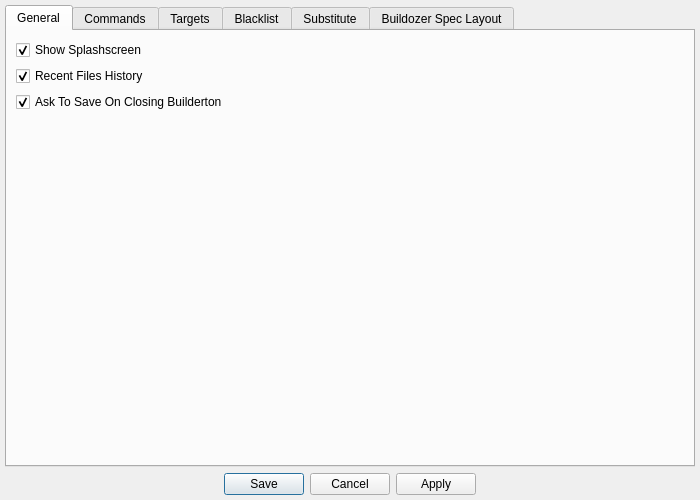
<?xml version="1.0" encoding="UTF-8"?>
<ui version="4.0">
 <class>SettingsDialog</class>
 <widget class="QDialog" name="SettingsDialog">
  <property name="enabled">
   <bool>true</bool>
  </property>
  <property name="geometry">
   <rect>
    <x>0</x>
    <y>0</y>
    <width>700</width>
    <height>500</height>
   </rect>
  </property>
  <property name="windowTitle">
   <string>Settings</string>
  </property>
  <layout class="QVBoxLayout" name="verticalLayout_2">
   <property name="leftMargin">
    <number>0</number>
   </property>
   <property name="topMargin">
    <number>0</number>
   </property>
   <property name="rightMargin">
    <number>0</number>
   </property>
   <property name="bottomMargin">
    <number>0</number>
   </property>
   <item>
    <layout class="QVBoxLayout" name="verticalLayout">
     <property name="leftMargin">
      <number>5</number>
     </property>
     <property name="topMargin">
      <number>5</number>
     </property>
     <property name="rightMargin">
      <number>5</number>
     </property>
     <property name="bottomMargin">
      <number>5</number>
     </property>
     <item>
      <widget class="QTabWidget" name="tabWidget">
       <property name="enabled">
        <bool>true</bool>
       </property>
       <property name="currentIndex">
        <number>0</number>
       </property>
       <widget class="QWidget" name="tab_3">
        <attribute name="title">
         <string>General</string>
        </attribute>
        <layout class="QGridLayout" name="gridLayout_4">
         <item row="2" column="0">
          <widget class="QCheckBox" name="checkBox_AskSaveOnClose">
           <property name="enabled">
            <bool>true</bool>
           </property>
           <property name="text">
            <string>Ask To Save On Closing Builderton</string>
           </property>
           <property name="checked">
            <bool>true</bool>
           </property>
          </widget>
         </item>
         <item row="1" column="0">
          <widget class="QCheckBox" name="checkBox_RecentFiles">
           <property name="text">
            <string>Recent Files History</string>
           </property>
           <property name="checked">
            <bool>true</bool>
           </property>
          </widget>
         </item>
         <item row="0" column="0">
          <widget class="QCheckBox" name="checkBox_SplashScreen">
           <property name="enabled">
            <bool>true</bool>
           </property>
           <property name="text">
            <string>Show Splashscreen</string>
           </property>
           <property name="checked">
            <bool>true</bool>
           </property>
          </widget>
         </item>
         <item row="4" column="0">
          <spacer name="verticalSpacer_2">
           <property name="orientation">
            <enum>Qt::Vertical</enum>
           </property>
           <property name="sizeHint" stdset="0">
            <size>
             <width>20</width>
             <height>40</height>
            </size>
           </property>
          </spacer>
         </item>
        </layout>
       </widget>
       <widget class="QWidget" name="tab">
        <attribute name="title">
         <string>Commands</string>
        </attribute>
        <layout class="QGridLayout" name="gridLayout_3">
         <item row="1" column="0">
          <widget class="QCheckBox" name="checkBox_Distclean">
           <property name="enabled">
            <bool>true</bool>
           </property>
           <property name="text">
            <string>Distclean</string>
           </property>
          </widget>
         </item>
         <item row="9" column="0">
          <widget class="QCheckBox" name="checkBox_Terminal">
           <property name="enabled">
            <bool>true</bool>
           </property>
           <property name="text">
            <string>Term</string>
           </property>
          </widget>
         </item>
         <item row="2" column="1">
          <widget class="QLineEdit" name="lineEdit_Clean">
           <property name="enabled">
            <bool>false</bool>
           </property>
           <property name="text">
            <string>buildozer {target} clean</string>
           </property>
          </widget>
         </item>
         <item row="10" column="1">
          <spacer name="verticalSpacer">
           <property name="orientation">
            <enum>Qt::Vertical</enum>
           </property>
           <property name="sizeHint" stdset="0">
            <size>
             <width>20</width>
             <height>40</height>
            </size>
           </property>
          </spacer>
         </item>
         <item row="4" column="1">
          <widget class="QLineEdit" name="lineEdit_Deploy">
           <property name="enabled">
            <bool>false</bool>
           </property>
           <property name="text">
            <string>buildozer {target} deploy</string>
           </property>
          </widget>
         </item>
         <item row="5" column="0">
          <widget class="QCheckBox" name="checkBox_Run">
           <property name="enabled">
            <bool>true</bool>
           </property>
           <property name="text">
            <string>Run</string>
           </property>
          </widget>
         </item>
         <item row="5" column="1">
          <widget class="QLineEdit" name="lineEdit_Run">
           <property name="enabled">
            <bool>false</bool>
           </property>
           <property name="text">
            <string>buildozer {target} run</string>
           </property>
          </widget>
         </item>
         <item row="6" column="1">
          <widget class="QLineEdit" name="lineEdit_Serve">
           <property name="enabled">
            <bool>false</bool>
           </property>
           <property name="text">
            <string>buildozer {target} serve</string>
           </property>
          </widget>
         </item>
         <item row="4" column="0">
          <widget class="QCheckBox" name="checkBox_Deploy">
           <property name="enabled">
            <bool>true</bool>
           </property>
           <property name="text">
            <string>Deploy</string>
           </property>
          </widget>
         </item>
         <item row="6" column="0">
          <widget class="QCheckBox" name="checkBox_Serve">
           <property name="enabled">
            <bool>true</bool>
           </property>
           <property name="text">
            <string>Serve</string>
           </property>
          </widget>
         </item>
         <item row="3" column="0">
          <widget class="QCheckBox" name="checkBox_Build">
           <property name="enabled">
            <bool>true</bool>
           </property>
           <property name="text">
            <string>Build</string>
           </property>
          </widget>
         </item>
         <item row="1" column="1">
          <widget class="QLineEdit" name="lineEdit_Distclean">
           <property name="enabled">
            <bool>false</bool>
           </property>
           <property name="text">
            <string>buildozer distclean</string>
           </property>
          </widget>
         </item>
         <item row="8" column="1">
          <widget class="QLabel" name="label_10">
           <property name="text">
            <string>Override terminal. This command is prepended to the buildozer commands</string>
           </property>
          </widget>
         </item>
         <item row="9" column="1">
          <widget class="QLineEdit" name="lineEdit_Terminal">
           <property name="enabled">
            <bool>false</bool>
           </property>
           <property name="text">
            <string>xterm -hold -e </string>
           </property>
          </widget>
         </item>
         <item row="7" column="1">
          <widget class="QLabel" name="label_11">
           <property name="text">
            <string/>
           </property>
          </widget>
         </item>
         <item row="2" column="0">
          <widget class="QCheckBox" name="checkBox_Clean">
           <property name="enabled">
            <bool>true</bool>
           </property>
           <property name="text">
            <string>Clean</string>
           </property>
          </widget>
         </item>
         <item row="3" column="1">
          <widget class="QLineEdit" name="lineEdit_Build">
           <property name="enabled">
            <bool>false</bool>
           </property>
           <property name="text">
            <string>buildozer {target} {buildmode}</string>
           </property>
          </widget>
         </item>
         <item row="0" column="1">
          <widget class="QLabel" name="label_6">
           <property name="text">
            <string>Override buildozer commands</string>
           </property>
          </widget>
         </item>
         <item row="2" column="2">
          <widget class="QPushButton" name="default_Clean">
           <property name="text">
            <string>Default</string>
           </property>
          </widget>
         </item>
         <item row="3" column="2">
          <widget class="QPushButton" name="default_Build">
           <property name="text">
            <string>Default</string>
           </property>
          </widget>
         </item>
         <item row="4" column="2">
          <widget class="QPushButton" name="default_Deploy">
           <property name="text">
            <string>Default</string>
           </property>
          </widget>
         </item>
         <item row="5" column="2">
          <widget class="QPushButton" name="default_Run">
           <property name="text">
            <string>Default</string>
           </property>
          </widget>
         </item>
         <item row="6" column="2">
          <widget class="QPushButton" name="default_Serve">
           <property name="text">
            <string>Default</string>
           </property>
          </widget>
         </item>
         <item row="9" column="2">
          <widget class="QPushButton" name="default_Terminal">
           <property name="text">
            <string>Default</string>
           </property>
          </widget>
         </item>
         <item row="1" column="2">
          <widget class="QPushButton" name="default_Distclean">
           <property name="text">
            <string>Default</string>
           </property>
          </widget>
         </item>
        </layout>
       </widget>
       <widget class="QWidget" name="tab_2">
        <attribute name="title">
         <string>Targets</string>
        </attribute>
        <layout class="QGridLayout" name="gridLayout_2">
         <item row="5" column="1">
          <widget class="QPlainTextEdit" name="textEdit_CustomTarget"/>
         </item>
         <item row="1" column="1">
          <widget class="QLabel" name="label_3">
           <property name="text">
            <string>Add your custom own target names.</string>
           </property>
          </widget>
         </item>
         <item row="3" column="1">
          <widget class="QLabel" name="label_4">
           <property name="text">
            <string>Target names are split by a newline or a comma. For example: android_small, ios_test</string>
           </property>
          </widget>
         </item>
         <item row="0" column="1">
          <widget class="QLabel" name="label_5">
           <property name="text">
            <string>This feature is intended for buildozer developers. Target names will appear in the target drop-down menu.</string>
           </property>
          </widget>
         </item>
        </layout>
       </widget>
       <widget class="QWidget" name="tabBlacklist">
        <attribute name="title">
         <string>Blacklist</string>
        </attribute>
        <layout class="QGridLayout" name="gridLayout_5">
         <item row="1" column="0">
          <widget class="QCheckBox" name="checkBox_BlacklistApp">
           <property name="text">
            <string>Use App blacklist</string>
           </property>
          </widget>
         </item>
         <item row="4" column="0">
          <widget class="QCheckBox" name="checkBox_BlacklistBuildozer">
           <property name="text">
            <string>Use Buildozer blacklist</string>
           </property>
          </widget>
         </item>
         <item row="3" column="0">
          <widget class="QPlainTextEdit" name="textEdit_BlacklistApp">
           <property name="enabled">
            <bool>false</bool>
           </property>
          </widget>
         </item>
         <item row="6" column="0">
          <widget class="QPlainTextEdit" name="textEdit_BlacklistBuildozer">
           <property name="enabled">
            <bool>false</bool>
           </property>
          </widget>
         </item>
         <item row="2" column="0">
          <widget class="QLabel" name="label_7">
           <property name="text">
            <string>Ignore keys under the [app] section e.g. p4a.dir, p4a.branch</string>
           </property>
          </widget>
         </item>
         <item row="5" column="0">
          <widget class="QLabel" name="label_8">
           <property name="text">
            <string>Ignore keys under the [buildozer] section e.g. log_level, bin_dir</string>
           </property>
          </widget>
         </item>
         <item row="0" column="0">
          <widget class="QLabel" name="label_9">
           <property name="text">
            <string>Blacklist config keys by skipping writing them to spec file when saving</string>
           </property>
          </widget>
         </item>
        </layout>
       </widget>
       <widget class="QWidget" name="tab_4">
        <attribute name="title">
         <string>Substitute</string>
        </attribute>
        <layout class="QGridLayout" name="gridLayout_7">
         <item row="1" column="0">
          <widget class="QCheckBox" name="checkBox_SubBuildozer">
           <property name="text">
            <string>Substitute key names under [buiildozer] section</string>
           </property>
          </widget>
         </item>
         <item row="0" column="0">
          <layout class="QGridLayout" name="gridLayout_6">
           <item row="0" column="1">
            <widget class="QLabel" name="label_12">
             <property name="text">
              <string>You substitute config keys with your own. e.g. p4a.dir=p4a.dir2 will change p4a.dir to p4a.dir2</string>
             </property>
            </widget>
           </item>
           <item row="2" column="1">
            <widget class="QPlainTextEdit" name="textEdit_SubApp">
             <property name="enabled">
              <bool>false</bool>
             </property>
            </widget>
           </item>
           <item row="1" column="1">
            <widget class="QCheckBox" name="checkBox_SubApp">
             <property name="text">
              <string>Substitute key names under [app] section</string>
             </property>
            </widget>
           </item>
          </layout>
         </item>
         <item row="2" column="0">
          <widget class="QPlainTextEdit" name="textEdit_SubBuildozer">
           <property name="enabled">
            <bool>false</bool>
           </property>
          </widget>
         </item>
        </layout>
       </widget>
       <widget class="QWidget" name="tabTemplate">
        <attribute name="title">
         <string>Buildozer Spec Layout</string>
        </attribute>
        <layout class="QVBoxLayout" name="verticalLayout_3">
         <property name="leftMargin">
          <number>0</number>
         </property>
         <property name="topMargin">
          <number>0</number>
         </property>
         <property name="rightMargin">
          <number>0</number>
         </property>
         <property name="bottomMargin">
          <number>0</number>
         </property>
         <item>
          <widget class="QScrollArea" name="scrollArea">
           <property name="frameShape">
            <enum>QFrame::NoFrame</enum>
           </property>
           <property name="widgetResizable">
            <bool>true</bool>
           </property>
           <widget class="QWidget" name="scrollAreaWidgetContents">
            <property name="geometry">
             <rect>
              <x>0</x>
              <y>0</y>
              <width>684</width>
              <height>426</height>
             </rect>
            </property>
            <layout class="QVBoxLayout" name="verticalLayout_4">
             <property name="leftMargin">
              <number>5</number>
             </property>
             <property name="topMargin">
              <number>5</number>
             </property>
             <property name="rightMargin">
              <number>5</number>
             </property>
             <property name="bottomMargin">
              <number>5</number>
             </property>
             <item>
              <widget class="QLabel" name="label">
               <property name="text">
                <string>You can define a custom spec layout</string>
               </property>
              </widget>
             </item>
             <item>
              <widget class="QLabel" name="label_2">
               <property name="text">
                <string>Note: Commented lines must begin with #</string>
               </property>
              </widget>
             </item>
             <item>
              <widget class="QCheckBox" name="checkBox_CustomSpec">
               <property name="text">
                <string>Use custom spec layout</string>
               </property>
               <property name="checked">
                <bool>false</bool>
               </property>
              </widget>
             </item>
             <item>
              <widget class="QWidget" name="widget" native="true">
               <layout class="QHBoxLayout" name="horizontalLayout">
                <item>
                 <layout class="QGridLayout" name="gridLayout">
                  <item row="6" column="2">
                   <widget class="QTextEdit" name="textEdit_CustomSpec">
                    <property name="enabled">
                     <bool>false</bool>
                    </property>
                    <property name="html">
                     <string>&lt;!DOCTYPE HTML PUBLIC &quot;-//W3C//DTD HTML 4.0//EN&quot; &quot;http://www.w3.org/TR/REC-html40/strict.dtd&quot;&gt;
&lt;html&gt;&lt;head&gt;&lt;meta name=&quot;qrichtext&quot; content=&quot;1&quot; /&gt;&lt;style type=&quot;text/css&quot;&gt;
p, li { white-space: pre-wrap; }
&lt;/style&gt;&lt;/head&gt;&lt;body style=&quot; font-family:'MS Shell Dlg 2'; font-size:7.8pt; font-weight:400; font-style:normal;&quot;&gt;
&lt;p style=&quot; margin-top:0px; margin-bottom:0px; margin-left:0px; margin-right:0px; -qt-block-indent:0; text-indent:0px;&quot;&gt;[app]&lt;/p&gt;
&lt;p style=&quot; margin-top:0px; margin-bottom:0px; margin-left:0px; margin-right:0px; -qt-block-indent:0; text-indent:0px;&quot;&gt;{app}&lt;/p&gt;
&lt;p style=&quot;-qt-paragraph-type:empty; margin-top:0px; margin-bottom:0px; margin-left:0px; margin-right:0px; -qt-block-indent:0; text-indent:0px;&quot;&gt;&lt;br /&gt;&lt;/p&gt;
&lt;p style=&quot; margin-top:0px; margin-bottom:0px; margin-left:0px; margin-right:0px; -qt-block-indent:0; text-indent:0px;&quot;&gt;[buildozer]&lt;/p&gt;
&lt;p style=&quot; margin-top:0px; margin-bottom:0px; margin-left:0px; margin-right:0px; -qt-block-indent:0; text-indent:0px;&quot;&gt;{buildozer}&lt;/p&gt;&lt;/body&gt;&lt;/html&gt;</string>
                    </property>
                   </widget>
                  </item>
                  <item row="1" column="2">
                   <layout class="QHBoxLayout" name="horizontalLayout_2"/>
                  </item>
                 </layout>
                </item>
               </layout>
              </widget>
             </item>
             <item>
              <layout class="QHBoxLayout" name="horizontalLayout_3">
               <item>
                <spacer name="horizontalSpacer">
                 <property name="orientation">
                  <enum>Qt::Horizontal</enum>
                 </property>
                 <property name="sizeHint" stdset="0">
                  <size>
                   <width>40</width>
                   <height>20</height>
                  </size>
                 </property>
                </spacer>
               </item>
               <item>
                <widget class="QPushButton" name="default_CustomSpec">
                 <property name="text">
                  <string>Restore Default Layout</string>
                 </property>
                </widget>
               </item>
              </layout>
             </item>
            </layout>
           </widget>
          </widget>
         </item>
        </layout>
       </widget>
      </widget>
     </item>
     <item>
      <widget class="QDialogButtonBox" name="buttonBox">
       <property name="layoutDirection">
        <enum>Qt::LeftToRight</enum>
       </property>
       <property name="orientation">
        <enum>Qt::Horizontal</enum>
       </property>
       <property name="standardButtons">
        <set>QDialogButtonBox::Apply|QDialogButtonBox::Cancel|QDialogButtonBox::Save</set>
       </property>
       <property name="centerButtons">
        <bool>true</bool>
       </property>
      </widget>
     </item>
    </layout>
   </item>
  </layout>
 </widget>
 <resources/>
 <connections>
  <connection>
   <sender>buttonBox</sender>
   <signal>accepted()</signal>
   <receiver>SettingsDialog</receiver>
   <slot>accept()</slot>
   <hints>
    <hint type="sourcelabel">
     <x>258</x>
     <y>494</y>
    </hint>
    <hint type="destinationlabel">
     <x>157</x>
     <y>274</y>
    </hint>
   </hints>
  </connection>
  <connection>
   <sender>buttonBox</sender>
   <signal>rejected()</signal>
   <receiver>SettingsDialog</receiver>
   <slot>reject()</slot>
   <hints>
    <hint type="sourcelabel">
     <x>326</x>
     <y>494</y>
    </hint>
    <hint type="destinationlabel">
     <x>286</x>
     <y>274</y>
    </hint>
   </hints>
  </connection>
  <connection>
   <sender>checkBox_CustomSpec</sender>
   <signal>toggled(bool)</signal>
   <receiver>textEdit_CustomSpec</receiver>
   <slot>setEnabled(bool)</slot>
   <hints>
    <hint type="sourcelabel">
     <x>210</x>
     <y>100</y>
    </hint>
    <hint type="destinationlabel">
     <x>111</x>
     <y>137</y>
    </hint>
   </hints>
  </connection>
  <connection>
   <sender>checkBox_Distclean</sender>
   <signal>toggled(bool)</signal>
   <receiver>lineEdit_Distclean</receiver>
   <slot>setEnabled(bool)</slot>
   <hints>
    <hint type="sourcelabel">
     <x>37</x>
     <y>68</y>
    </hint>
    <hint type="destinationlabel">
     <x>123</x>
     <y>67</y>
    </hint>
   </hints>
  </connection>
  <connection>
   <sender>checkBox_Clean</sender>
   <signal>toggled(bool)</signal>
   <receiver>lineEdit_Clean</receiver>
   <slot>setEnabled(bool)</slot>
   <hints>
    <hint type="sourcelabel">
     <x>39</x>
     <y>103</y>
    </hint>
    <hint type="destinationlabel">
     <x>123</x>
     <y>102</y>
    </hint>
   </hints>
  </connection>
  <connection>
   <sender>checkBox_Build</sender>
   <signal>toggled(bool)</signal>
   <receiver>lineEdit_Build</receiver>
   <slot>setEnabled(bool)</slot>
   <hints>
    <hint type="sourcelabel">
     <x>39</x>
     <y>138</y>
    </hint>
    <hint type="destinationlabel">
     <x>123</x>
     <y>137</y>
    </hint>
   </hints>
  </connection>
  <connection>
   <sender>checkBox_Deploy</sender>
   <signal>toggled(bool)</signal>
   <receiver>lineEdit_Deploy</receiver>
   <slot>setEnabled(bool)</slot>
   <hints>
    <hint type="sourcelabel">
     <x>39</x>
     <y>173</y>
    </hint>
    <hint type="destinationlabel">
     <x>123</x>
     <y>172</y>
    </hint>
   </hints>
  </connection>
  <connection>
   <sender>checkBox_Run</sender>
   <signal>toggled(bool)</signal>
   <receiver>lineEdit_Run</receiver>
   <slot>setEnabled(bool)</slot>
   <hints>
    <hint type="sourcelabel">
     <x>39</x>
     <y>208</y>
    </hint>
    <hint type="destinationlabel">
     <x>123</x>
     <y>207</y>
    </hint>
   </hints>
  </connection>
  <connection>
   <sender>checkBox_Serve</sender>
   <signal>toggled(bool)</signal>
   <receiver>lineEdit_Serve</receiver>
   <slot>setEnabled(bool)</slot>
   <hints>
    <hint type="sourcelabel">
     <x>39</x>
     <y>243</y>
    </hint>
    <hint type="destinationlabel">
     <x>123</x>
     <y>242</y>
    </hint>
   </hints>
  </connection>
  <connection>
   <sender>checkBox_Terminal</sender>
   <signal>toggled(bool)</signal>
   <receiver>lineEdit_Terminal</receiver>
   <slot>setEnabled(bool)</slot>
   <hints>
    <hint type="sourcelabel">
     <x>39</x>
     <y>324</y>
    </hint>
    <hint type="destinationlabel">
     <x>123</x>
     <y>323</y>
    </hint>
   </hints>
  </connection>
  <connection>
   <sender>checkBox_BlacklistApp</sender>
   <signal>toggled(bool)</signal>
   <receiver>textEdit_BlacklistApp</receiver>
   <slot>setEnabled(bool)</slot>
   <hints>
    <hint type="sourcelabel">
     <x>44</x>
     <y>64</y>
    </hint>
    <hint type="destinationlabel">
     <x>95</x>
     <y>114</y>
    </hint>
   </hints>
  </connection>
  <connection>
   <sender>checkBox_BlacklistBuildozer</sender>
   <signal>toggled(bool)</signal>
   <receiver>textEdit_BlacklistBuildozer</receiver>
   <slot>setEnabled(bool)</slot>
   <hints>
    <hint type="sourcelabel">
     <x>53</x>
     <y>258</y>
    </hint>
    <hint type="destinationlabel">
     <x>92</x>
     <y>308</y>
    </hint>
   </hints>
  </connection>
  <connection>
   <sender>checkBox_CustomSpec</sender>
   <signal>toggled(bool)</signal>
   <receiver>textEdit_CustomSpec</receiver>
   <slot>setEnabled(bool)</slot>
   <hints>
    <hint type="sourcelabel">
     <x>30</x>
     <y>99</y>
    </hint>
    <hint type="destinationlabel">
     <x>111</x>
     <y>137</y>
    </hint>
   </hints>
  </connection>
  <connection>
   <sender>checkBox_SubApp</sender>
   <signal>toggled(bool)</signal>
   <receiver>textEdit_SubApp</receiver>
   <slot>setEnabled(bool)</slot>
   <hints>
    <hint type="sourcelabel">
     <x>117</x>
     <y>70</y>
    </hint>
    <hint type="destinationlabel">
     <x>118</x>
     <y>121</y>
    </hint>
   </hints>
  </connection>
  <connection>
   <sender>checkBox_SubBuildozer</sender>
   <signal>toggled(bool)</signal>
   <receiver>textEdit_SubBuildozer</receiver>
   <slot>setEnabled(bool)</slot>
   <hints>
    <hint type="sourcelabel">
     <x>93</x>
     <y>259</y>
    </hint>
    <hint type="destinationlabel">
     <x>95</x>
     <y>286</y>
    </hint>
   </hints>
  </connection>
  <connection>
   <sender>buttonBox</sender>
   <signal>clicked(QAbstractButton*)</signal>
   <receiver>SettingsDialog</receiver>
   <slot>onApply()</slot>
   <hints>
    <hint type="sourcelabel">
     <x>466</x>
     <y>483</y>
    </hint>
    <hint type="destinationlabel">
     <x>504</x>
     <y>634</y>
    </hint>
   </hints>
  </connection>
 </connections>
 <slots>
  <slot>onApply()</slot>
 </slots>
</ui>
